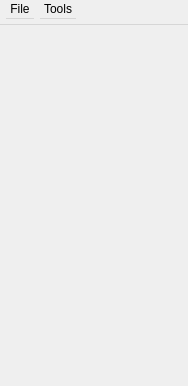
<?xml version="1.0" encoding="UTF-8"?>
<ui version="4.0">
 <class>MainWindow</class>
 <widget class="QMainWindow" name="MainWindow">
  <property name="geometry">
   <rect>
    <x>0</x>
    <y>0</y>
    <width>188</width>
    <height>386</height>
   </rect>
  </property>
  <property name="windowTitle">
   <string>Objects</string>
  </property>
  <widget class="QWidget" name="centralwidget">
   <widget class="Q3ListBox" name="_lb">
    <property name="geometry">
     <rect>
      <x>0</x>
      <y>0</y>
      <width>191</width>
      <height>361</height>
     </rect>
    </property>
   </widget>
  </widget>
  <widget class="QMenuBar" name="menubar">
   <property name="geometry">
    <rect>
     <x>0</x>
     <y>0</y>
     <width>188</width>
     <height>25</height>
    </rect>
   </property>
   <property name="minimumSize">
    <size>
     <width>188</width>
     <height>25</height>
    </size>
   </property>
   <property name="baseSize">
    <size>
     <width>188</width>
     <height>25</height>
    </size>
   </property>
   <property name="defaultUp">
    <bool>false</bool>
   </property>
   <property name="nativeMenuBar">
    <bool>false</bool>
   </property>
   <widget class="QMenu" name="menuFile">
    <property name="title">
     <string>File</string>
    </property>
    <addaction name="actionOpen"/>
    <addaction name="actionSave"/>
    <addaction name="actionSave_As"/>
    <addaction name="actionQuit"/>
   </widget>
   <widget class="QMenu" name="menuTools">
    <property name="title">
     <string>Tools</string>
    </property>
    <addaction name="actionDraw_Colliding_Tris"/>
   </widget>
   <addaction name="menuFile"/>
   <addaction name="menuTools"/>
  </widget>
  <action name="actionOpen">
   <property name="text">
    <string>Open</string>
   </property>
  </action>
  <action name="actionSave">
   <property name="text">
    <string>Save</string>
   </property>
  </action>
  <action name="actionSave_As">
   <property name="text">
    <string>Save As</string>
   </property>
  </action>
  <action name="actionQuit">
   <property name="text">
    <string>Exit</string>
   </property>
  </action>
  <action name="actionDraw_Colliding_Tris">
   <property name="text">
    <string>Draw Colliding Triangles</string>
   </property>
  </action>
 </widget>
 <customwidgets>
  <customwidget>
   <class>Q3Frame</class>
   <extends>QFrame</extends>
   <header>Qt3Support/Q3Frame</header>
   <container>1</container>
  </customwidget>
  <customwidget>
   <class>Q3ListBox</class>
   <extends>Q3Frame</extends>
   <header>q3listbox.h</header>
  </customwidget>
 </customwidgets>
 <resources/>
 <connections/>
</ui>
